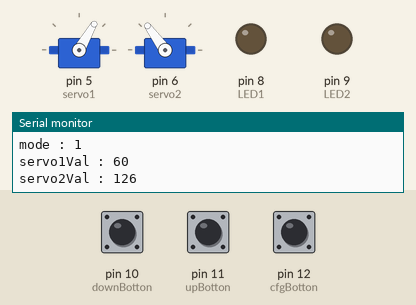
Simulated run of this sketch. Board: Arduino Uno, built with avr-gcc and run on an emulated ATmega328P. Parts: 2 × servo, output pins drawn as LEDs (lit = HIGH), the last lines printed to the serial monitor. The test bench sets the inputs (shaded band); at power-on: pin 12 (cfgBotton) HIGH, pin 11 (upBotton) HIGH, pin 10 (downBotton) HIGH.

Above: at 1.3 s.
1.4 s: pin 12 (cfgBotton) pulled LOW for 3.2 s
At 5.3 s:
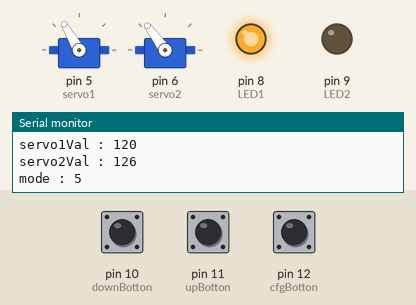
6.1 s: pin 11 (upBotton) pulled LOW for 1 s
At 7.4 s:
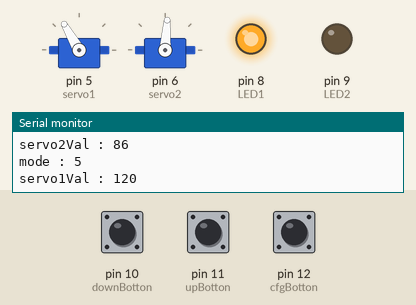
9.1 s: pin 10 (downBotton) pulled LOW for 3.2 s
At 12.1 s:
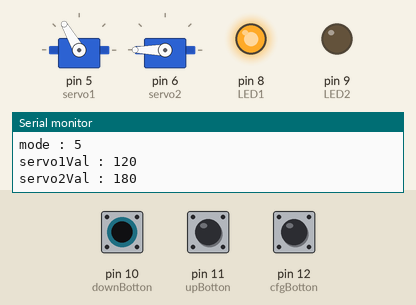
13.8 s: pin 12 (cfgBotton) pulled LOW for 0.15 s
At 15.1 s:
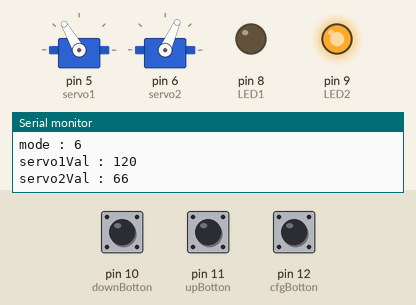
15.4 s: pin 10 (downBotton) pulled LOW for 1 s
At 16.9 s:
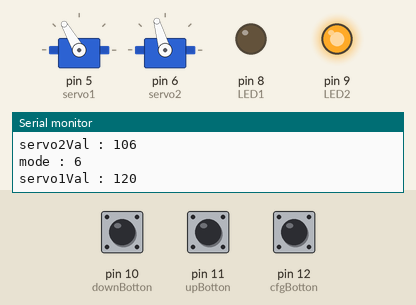
18.4 s: pin 12 (cfgBotton) pulled LOW for 0.15 s
At 19.0 s:
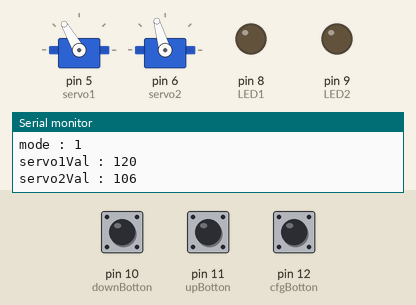
Timing chart, 0 to 21.0 s (numbered marks = the images above; inputs shaded):
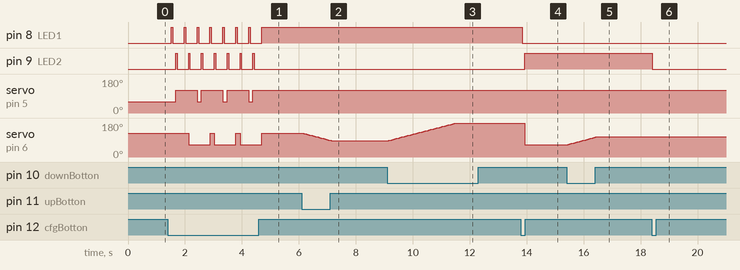

Measured:
- after the input at 1.4 s, pin 8 (LED1): alternates HIGH for 0.05 s and LOW for 0.40 s, 15 changes in all, then stays HIGH, starting after 0.12 s; pin 9 (LED2): alternates HIGH for 0.05 s and LOW for 0.40 s, 14 changes in all, then stays LOW, starting after 0.27 s
- after the input at 6.1 s, servo on pin 6 (servo2): moves from 126° to 86° over 0.97 s, starting after 0.06 s
- after the input at 9.1 s, servo on pin 6 (servo2): moves from 86° to 180° over 2.3 s, starting after 0.06 s
- after the input at 13.8 s, pin 8 (LED1): HIGH → LOW at once; pin 9 (LED2): LOW → HIGH after 0.14 s; servo on pin 6 (servo2): 180° → 66° after 0.14 s
- after the input at 15.4 s, servo on pin 6 (servo2): moves from 66° to 106° over 0.97 s, starting after 0.07 s
- after the input at 18.4 s, pin 9 (LED2): HIGH → LOW at once

The sketch:

RCRgripper.ino
```cpp
#include <Servo.h>

Servo servo1;
Servo servo2;

int step = 2;

int servo1Home = 60;
int servo2Home = 126;

int servo1Active = 120;
int servo2Active = 66;

int LED1 = 8;
int LED2 = 9;

int downBotton = 10;
int upBotton = 11;
int cfgBotton = 12;

int servo1Val = servo1Home;
int servo2Val = servo2Home;

int mode = 1;

void  setup()
{
  Serial.begin(9600);

  pinMode(LED1, OUTPUT);
  pinMode(LED2, OUTPUT);

  servo1.attach(5);
  servo2.attach(6);

  servo1.write(servo1Home);
  servo2.write(servo2Home);

  pinMode(downBotton, INPUT_PULLUP);
  pinMode(upBotton, INPUT_PULLUP);
  pinMode(cfgBotton, INPUT_PULLUP);

  Serial.println("-----------");
  Serial.println("-- Start --");
  Serial.println("-----------");
  delay(100);
}

void  loop(){
  int downVal = digitalRead(downBotton);
  int upVal = digitalRead(upBotton);
  int cfgVal = digitalRead(cfgBotton);

  digitalWrite(LED1, LOW);
  digitalWrite(LED2, LOW);
  if(cfgVal==0){
    mode += 1;
    delay(100);
  }

  switch (mode) {

  case 1:
    if(upVal==0){
      servo1Val = servo1Active;
      servo2Val = servo2Active;
    }
    else if(downVal==0){
      servo1Val = servo1Home;
      servo2Val = servo2Home;
    }
    break;

  case 2:
    digitalWrite(LED1, HIGH);
    servo1Val = servo1Home;
    if(upVal==0){
      servo1Home += step;
    }
    else if(downVal==0){
      servo1Home -= step;
    }
    // delay(50);
    break;

  case 3:
    digitalWrite(LED2, HIGH);
    servo1Val = servo1Active;
    if(upVal==0){
      servo1Active += step;
    }
    else if(downVal==0){
      servo1Active -= step;
    }
    // delay(50);
    break;

  case 4:
    if(upVal==0){
      servo1Val = servo1Active;
      servo2Val = servo2Active;
    }
    else if(downVal==0){
      servo1Val = servo1Home;
      servo2Val = servo2Home;
    }
    break;
    break;

  case 5:
    digitalWrite(LED1, HIGH);
    servo2Val = servo2Home;
    if(upVal==0){
      servo2Home -= step;
    }
    else if(downVal==0){
      servo2Home += step;
    }
    // delay(50);
    break;

  case 6:
    digitalWrite(LED2, HIGH);
    servo2Val = servo2Active;
    if(upVal==0){
      servo2Active -= step;
    }
    else if(downVal==0){
      servo2Active += step;
    }
    // delay(50);
    break;
  }

  if(mode>6){
    mode=1;
  }
  if(servo1Home<0){
    servo1Home=0;
  }
  if(servo2Home>180){
    servo2Home=180;
  }
  if(servo1Active>180){
    servo1Active=180;
  }
  if(servo2Active<0){
    servo2Active=0;
  }

  Serial.print("mode : ");
  Serial.println(mode);
  servo1.write(servo1Val);
  Serial.print("servo1Val : ");
  Serial.println(servo1Val);
  servo2.write(servo2Val);
  Serial.print("servo2Val : ");
  Serial.println(servo2Val);

  delay(50);
}


  
```
